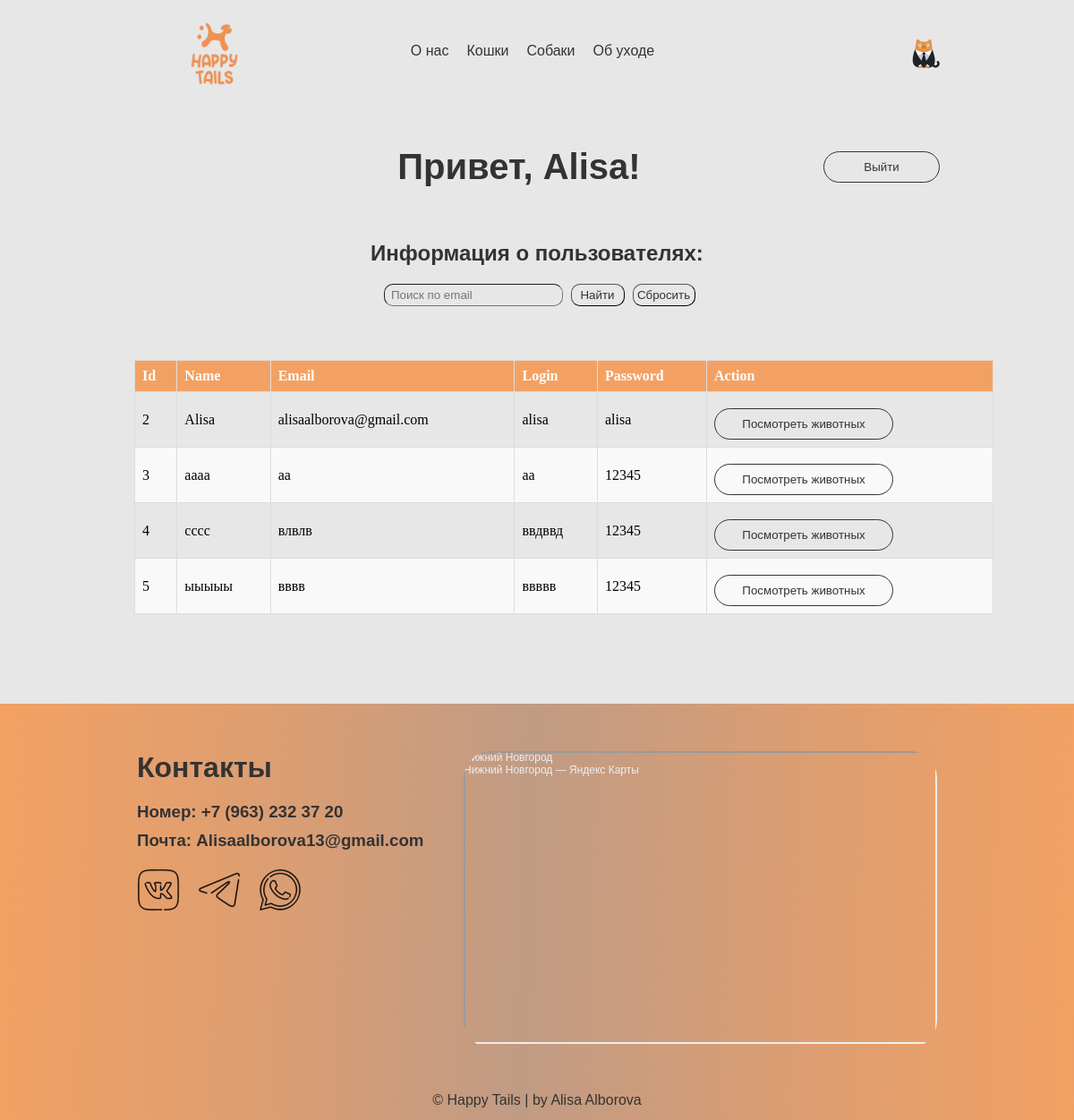
The page /admin_cabinet (signed in) on the database as committed earlier.
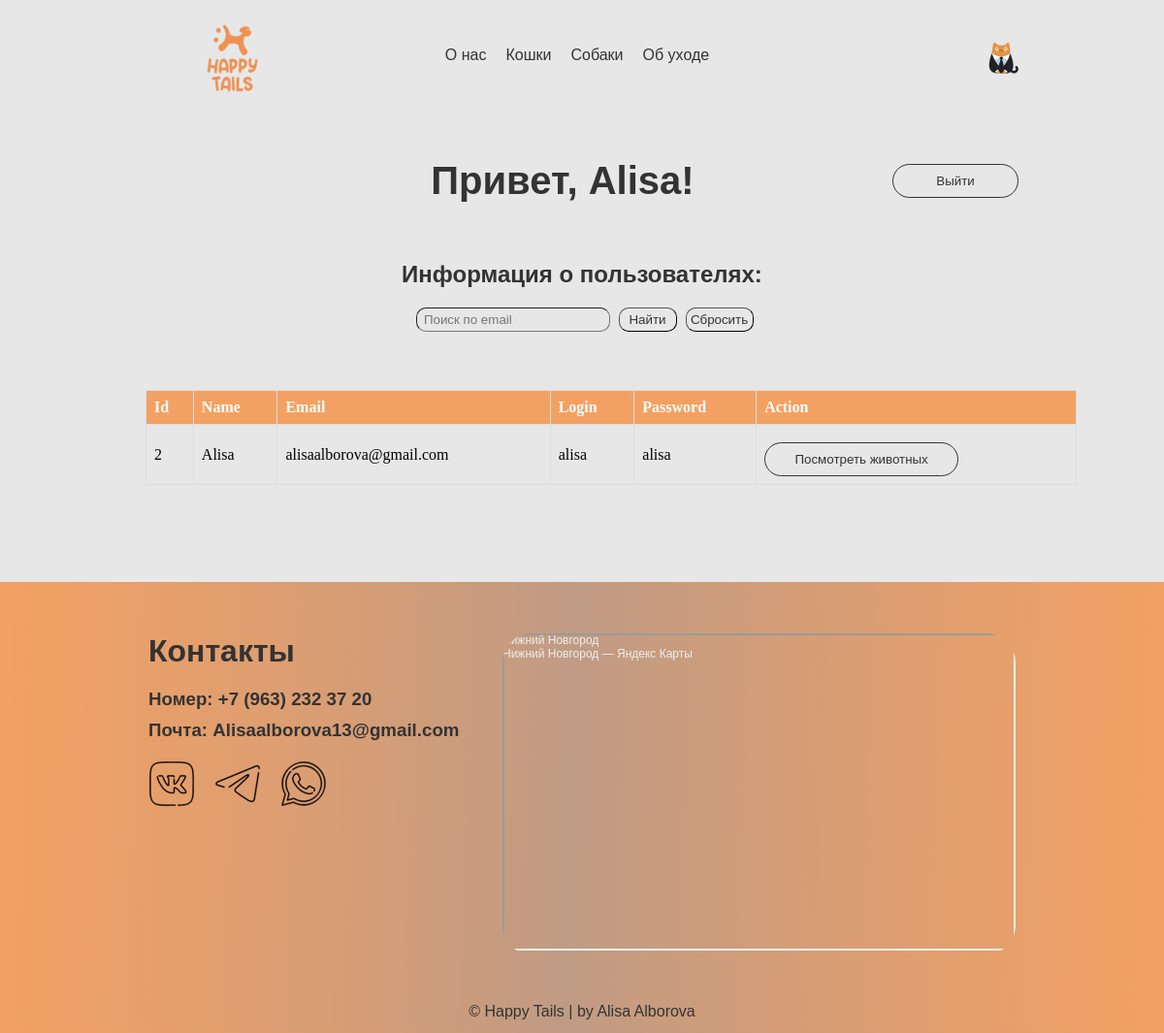
The same page on the database as committed later.
### models.py (models this page shows)
class Users(UserMixin, db.Model):
    id = db.Column(db.Integer, primary_key=True)
    name = db.Column(db.String(200), nullable=False)
    surname = db.Column(db.String(200), nullable=False)
    name2 = db.Column(db.String(200))
    number = db.Column(db.String(200), nullable=False)
    email = db.Column(db.String(200), nullable=False)
    login = db.Column(db.String(200), nullable=False)
    password = db.Column(db.String(200), nullable=False)
    role = db.Column(db.Integer, nullable=False)
    orders = db.relationship('Orders', backref='user', lazy=True)

### app.py (the view)
@app.route('/admin_cabinet')
@login_required
def admin_cabinet():
    all_orders = Orders.query.all()
    all_users = Users.query.filter_by(role=0).all()
    users_animals = {}
    for i in range(len(all_users)):
        id_user = all_users[i].id
        users_animals[str(id_user)] = ''
        for j in range(len(all_orders)):
            if all_orders[j].id_user == id_user:
                name_animal = Animals.query.filter_by(id=all_orders[j].id_animal).first()
                users_animals[str(id_user)] += name_animal.name + " "
    print(users_animals)
    return render_template('admin_cabinet.html', name=current_user.name, all_users=all_users,
                           users_animals=users_animals)

### app.py (called while the page is built)
@login_manager.user_loader
def load_user(user_id):
    return Users.query.get(int(user_id))

### templates/admin_cabinet.html (shortened to what this page needs)
{% extends 'base.html' %}
{% block body %}
<div class="main">
    <div class="user_name">
        <h1 class="center">Привет, {{ name }}!</h1>
        <div class="user_button"><a href="/logout"><button>Выйти</button></a></div>
    </div>
    <div class="user_content">
        <h2 style="color: #333333;">Информация о пользователях:</h2>
        <form action="/search_user" method="GET" style="margin-top: 20px;">
                <input style="height:25px; width:200px; margin-left: 5px; border-width:1px; border-radius: 10px; background-color: transparent; color: #333333;" type="text" name="email" placeholder="  Поиск по email">
                <button style="height:25px; width:60px; margin-left: 5px; border-width:1px; border-radius: 10px; background-color: transparent; color: #333333;" type="submit">Найти</button>
                <a href="{{url_for('admin_cabinet')}}"><button style="height:25px; width:70px; margin-left: 5px; border-width:1px; border-radius: 10px; background-color: transparent; color: #333333;" type="button">Сбросить</button></a>
        </form>
    </div>
    <table>
        <thead>
            <tr>
                <th>Id</th>
                <th>Name</th>
                <th>Email</th>
                <th>Login</th>
                <th>Password</th>
                <th>Action</th>
            </tr>
        </thead>
        <tbody>
            {% for user in all_users %}
                <tr>
                    <td>{{ user.id }}</td>
                    <td>{{ user.name }}</td>
                    <td>{{ user.email }}</td>
                    <td>{{ user.login }}</td>
                    <td>{{ user.password }}</td>
                    <td>
                        <a href="#" onclick="showSubscriptionDetails('{{ users_animals[user.id|string] }}')">
                            <button class="one_cat_but" style="margin-left:0; margin-right:0; width: 200px;">Посмотреть животных</button>
                        </a>
                    </td>
                </tr>
            {% endfor %}
        </tbody>
    </table>
</div>
{% endblock %}

### templates/base.html (shortened to what this page needs)
<!doctype html>
<html lang="ru">
<head>
    <link rel="stylesheet" href="../static/style.css">
</head>
<body>
    <header class="header">
        <div class="line">
            <div class="logo">
                <a href="/">
                    <img src="../static/images/as4.png" alt="aaa">
                </a>
            </div>
            <div class="bar" >
                <a href="/about">О нас</a>
                <a href="/cats">Кошки</a>
                <a href="/dogs">Собаки</a>
                <a href="/care">Об уходе</a>
            </div>
            <div class="singin">
                {% if current_user.is_authenticated %}
                    {% if current_user.role == 0 %}
                        <a href="/user_cabinet"><img src="../static/images/cathome.png" alt=""></a>
                    {% else %}
                        <a href="/admin_cabinet"><img src="../static/images/cathome.png" alt=""></a>
                    {% endif %}
                {% else %}
                <a href="/login"><button>Войти</button></a>
                {% endif %}
            </div>
        </div>
    </header>
    {% block body %}{% endblock %}
    <footer class="footer">
        <div class="content">
            <div class="info">
                <h1>Контакты</h1>
                <h3>Номер: +7 (963) 232 37 20</h3>
                <h3>Почта: Alisaalborova13@gmail.com</h3>
                <div class="ico">
                    <img src="../static/images/vk.png" alt="a">
                    <img src="../static/images/tg.png" alt="a">
                    <img src="../static/images/ws.png" alt="a">
                </div>
            </div>
            <div class="maps">
                <div class="maps_map" style="position:relative;overflow:hidden;">
                    <a href="https://yandex.ru/maps/47/nizhny-novgorod/?utm_medium=mapframe&utm_source=maps" style="color:#eee;font-size:12px;position:absolute;top:0px;">Нижний Новгород</a>
                    <a href="https://yandex.ru/maps/geo/nizhniy_novgorod/53105078/?ll=44.006520%2C56.326799&utm_medium=mapframe&utm_source=maps&z=11" style="color:#eee;font-size:12px;position:absolute;top:14px;">Нижний Новгород — Яндекс Карты</a>
                    <iframe src="https://yandex.ru/map-widget/v1/?ll=44.006520%2C56.326799&mode=poi&poi%5Bpoint%5D=44.006506%2C56.326802&poi%5Buri%5D=ymapsbm1%3A%2F%2Fgeo%3Fdata%3DCgg1MzEwNTA3OBIr0KDQvtGB0YHQuNGPLCDQndC40LbQvdC40Lkg0J3QvtCy0LPQvtGA0L7QtCIKDa0GMEIVpE5hQg%2C%2C&z=11" width="529" height="327" frameborder="1" allowfullscreen="true" style="position:relative;"></iframe>
                </div>
            </div>
        </div>
        <div class="content_2">
            <p>© Happy Tails | by Alisa Alborova</p>
        </div>
    </footer>
</body>
</html>

### static/style.css (style rules this page uses)
* { margin: 0; padding: 0; box-sizing: border-box; }
a { text-decoration: none; color: #000; font-family: 'Montserrat', sans-serif; }
h1, h3, h2,p,button { font-family: 'Montserrat', sans-serif; color: #333333;color: #333333; }
body { background-color: #E7E7E7; height: 100%; width: 100%; max-width: 2000px; margin: 0; padding: 0; }
.header { width: 100%; }
.line { margin-left: 150px; margin-right: 150px; display: flex; align-items: center; padding-top: 10px; text-align: center; }
.logo { width: 20%; }
.logo img { cursor: pointer; }
.bar { margin-left: 10px; display: flex; width: 60%; justify-content: center; flex-wrap: wrap; }
.bar a { margin-right: 20px; margin-bottom: 10px; font-size: 16px; font-family: 'Montserrat', sans-serif; color: #333333; }
.singin { display: flex; width: 20%; justify-content: flex-end; }
.main { width: 100%; }
.one_cat_but { width: 130px; height: 35px; color: #333333; border: 1px solid #333333; border-radius: 20px; background-color: transparent; margin-top: 10px; margin-left: 20%; cursor: pointer; }
.user_name { display: flex; align-items: center; justify-content: space-between; margin-top: 50px; font-size: 20px; margin-left: 150px; margin-right: 150px; }
.user_button { margin-left: auto; }
.user_button button { width: 130px; height: 35px; color: #333333; border: 1px solid #333333; border-radius: 20px; background-color: transparent; cursor: pointer; display: block; }
.center { margin-left: 10%; flex: 1; text-align: center; color: #333333; }
.user_content { margin-top: 60px; margin-left: 150px; margin-right: 150px; margin-bottom: 60px; text-align: center; }
table { margin-left: 150px; margin-right: 150px; width: 80%; border-collapse: collapse; margin-top: 30px; margin-bottom: 100px; }
th, td { border: 1px solid #ddd; padding: 8px; text-align: left; }
th { background-color: rgba(243, 161, 99, 1); color: white; }
.footer { padding-top: 50px; width: 100%; background-image: linear-gradient(92deg, rgba(243, 161, 99, 1) 0%, rgba(221, 158, 113, 1) 24%, rgba(192, 155, 132, 1) 49%, rgba(221, 158, 113, 1) 76%, rgba(243, 161, 99, 1) 100%); border-color: transparent; border-style: solid; padding-left: 150px; padding-right: 150px; }
.content { display: flex; }
.content_2 { margin-top: 50px; margin-bottom: 10px; width: 100%; display: flex; justify-content: center; color: #333333; }
.info { color: #333333; width: 100%; margin-bottom: 20px; }
.info h1 { margin-bottom: 20px; }
.info h3 { margin-bottom: 10px; }
.ico { margin-top: 20px; display: flex; }
.ico img { margin-right: 20px; cursor: pointer; }
.maps { width: 70%; }
.maps_map { border-radius: 30px; overflow: hidden; }

Rows that differ between the two databases and show on the page:
removed Users: id "3", name "аааа", email "аа", login "аа", password "12345"
removed Users: id "4", name "сссс", email "влвлв", login "ввдввд", password "12345"
removed Users: id "5", name "ыыыыы", email "вввв", login "ввввв", password "12345"
